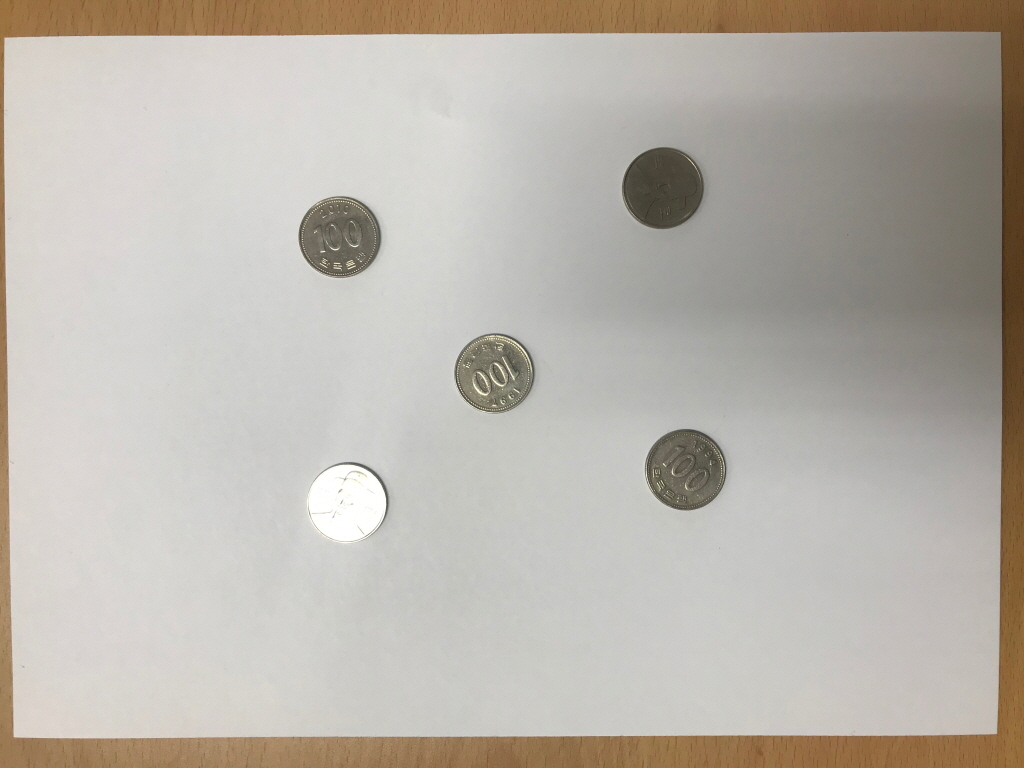
#> input picture HomeWork/HW3/coin1.JPG, 1024 x 768 px, found by its file name
$ jupyter execute HW3.ipynb
#> lines starting #> are read from the running program, lines starting #| are printed output that depends on the picture; after the words box and inside, x2 and y2 are one past the last pixel; in counts of white or black regions, pixels touching at a corner belong together
# Homework 3 due to 10.7
### CountCoin

[cell 1]
# import modules
import numpy as np
import cv2

[cell 2]
# 실행 함수
def run_main():

    # Read Image
    img = cv2.imread('coin1.jpg', 1)
#> img is the input picture: shape (768, 1024, 3); mean B, G, R 171.7, 180, 185.7

    # 동전을 인식할 ROI 지정
    roi = img[120 : 650, 250 : 800]
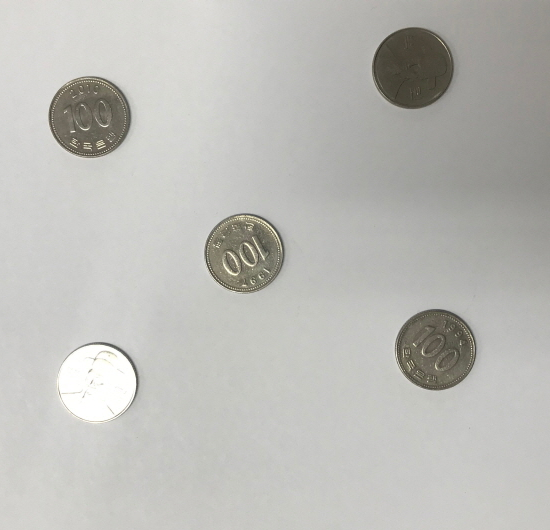
#> roi: shape (530, 550, 3); mean B, G, R 183.6, 187.9, 188.3
    gray = cv2.cvtColor(roi, cv2.COLOR_BGR2GRAY)

    while(True):

        # GaussianBlur함수로 smoothing 처리
        gray_blur = cv2.GaussianBlur(gray, (15, 15), 0)
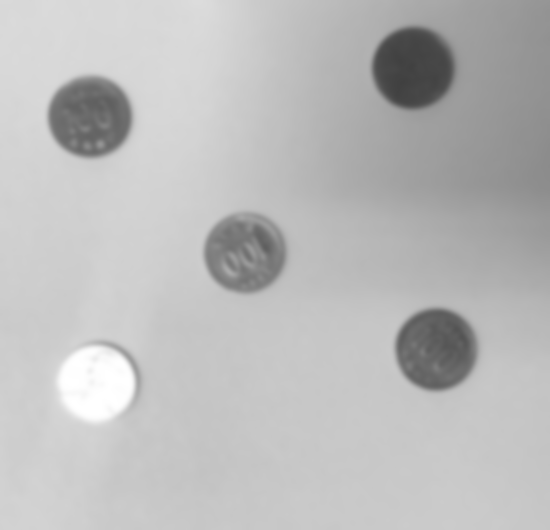
#> gray_blur: shape (530, 550); min 64, max 255, mean 187.6

        # adaptiveThreshold()로 이미지 임계처리
        thresh = cv2.adaptiveThreshold(gray_blur, 255, cv2.ADAPTIVE_THRESH_GAUSSIAN_C,cv2.THRESH_BINARY_INV, 11, 1)
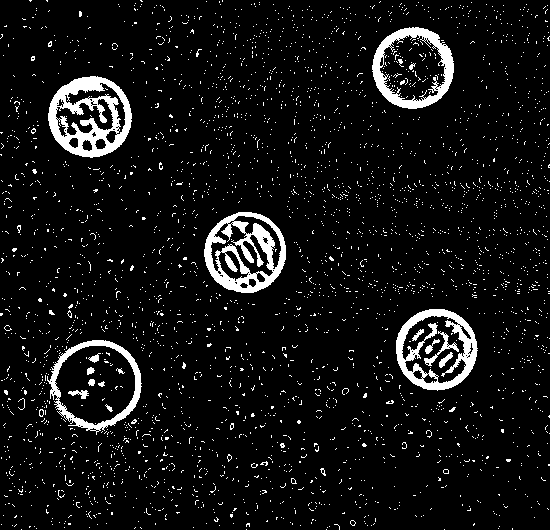
#> thresh: shape (530, 550); 7% white; 3208 white regions (3187 under 20 px), largest, box (x1, y1, x2, y2) and area: (48, 76, 132, 158) 3360, (204, 212, 286, 293) 3094, (396, 309, 478, 391) 2435

        # 2x2(unit8 = 8비트)로 커널 생성
        kernel = np.ones((2, 2), np.uint8)

        # 모폴로지 연산 --> Closing 노이즈 제거
        # cv2.morphologyEx(이미지, 모폴로지 연산 종류, 커널, 반복횟수)
        # Opening --> cv2.MORPH_CLOSE
        closing = cv2.morphologyEx(thresh, cv2.MORPH_CLOSE, kernel, iterations = 4)
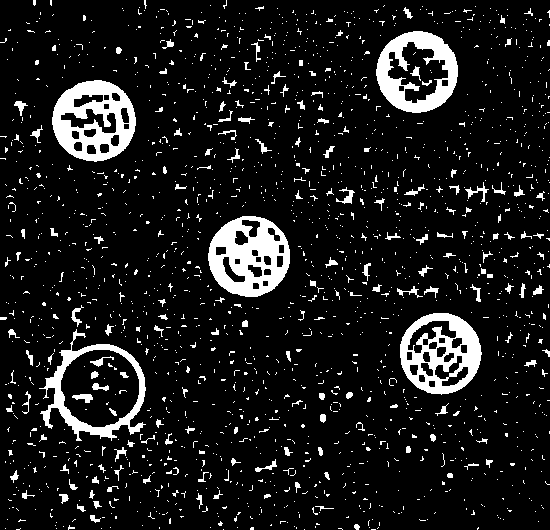
#> closing: shape (530, 550); 10.1% white; 1810 white regions (1648 under 20 px)

        # 모폴로지 연산된 이미지를 cont_img에 copy
        cont_img = closing.copy()

        # 윤곽선 검출 --> 하얀색의 객체를 검출
        # 배경은 검은색 / 검출하려는 물체는 하얀색 --> 이진화 처리된 이미지를 사용해야함.
        # cv2.findContours(이진화 이미지, 검색방법, 근사화방법)
        contours, hierarchy = cv2.findContours(cont_img, cv2.RETR_EXTERNAL,cv2.CHAIN_APPROX_SIMPLE)
#> contours = 1791 contours, 1717 with area under 20; largest, box (x1, y1, x2, y2) and area: (39, 329, 146, 441) 6913, (52, 80, 136, 162) 5220, (376, 31, 458, 113) 5116, (400, 313, 482, 395) 5115, (208, 216, 290, 297) 5085

        for cnt in contours:
            area = cv2.contourArea(cnt)
            # coin1.jpg --> area < 1000 or area > 7000
            # 면적이 1000 미만 혹은 7000 초과한다면 아래의 코드를 건너뜀
            if area < 1000 or area > 7000:
                # continue --> 아래의 코드를 건너뜀
                continue

            if len(cnt) < 5:
                continue

            #
            ellipse = cv2.fitEllipse(cnt)
            cv2.ellipse(roi, ellipse, (0,255,0), 2)
#> this loop made 1791 passes
#> area on pass 53: 30.5
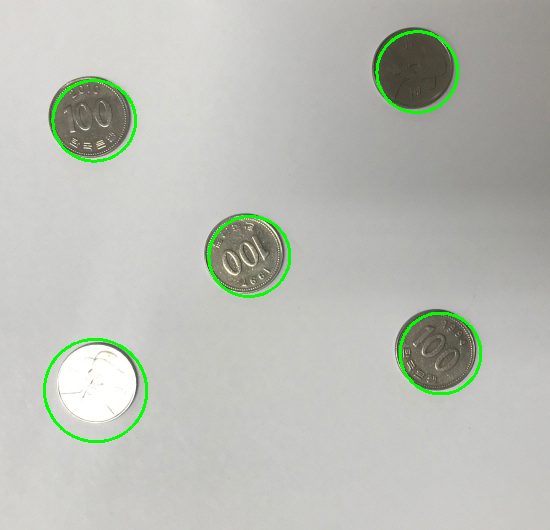
#> roi: shape (530, 550, 3); 1.37% of pixels changed, all inside (x1, y1, x2, y2) = (43, 30, 482, 443)

        cv2.imshow("Morphological Closing", closing)
        cv2.imshow("Adaptive Thresholding", thresh)
        cv2.imshow('Contours', roi)

        if cv2.waitKey(1) & 0xFF == ord('q'):
#> (key q is pressed here)
            break

    cv2.waitKey(0)
    cv2.destroyAllWindows()
    cv2.waitKey(1)

$ run again, with HomeWork/HW3/coin2.JPG copied over HomeWork/HW3/coin1.JPG
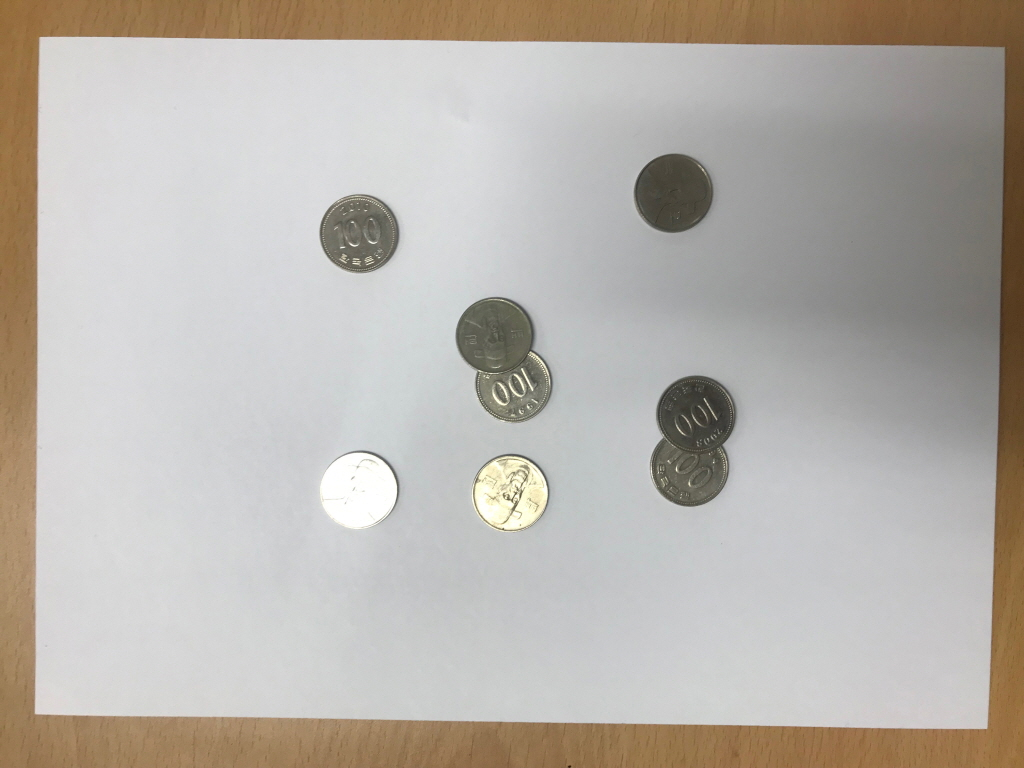
#> input picture HomeWork/HW3/coin2.JPG, 1024 x 768 px, found by its file name
#> in run_main, img is the input picture: shape (768, 1024, 3); mean B, G, R 171.5, 178.1, 183.4
#> in run_main, `thresh = cv2.adaptiveThreshold(gray_blur, 255, cv2.ADAPTIVE_THRESH_GAU..`:
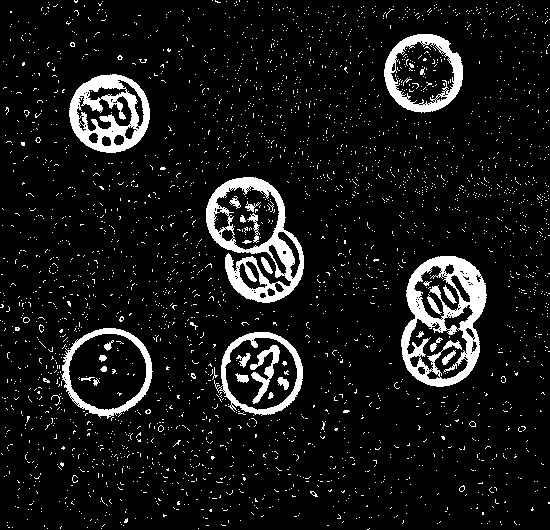
#> thresh: shape (530, 550); 8.7% white; 2891 white regions (2859 under 20 px), largest, box (x1, y1, x2, y2) and area: (401, 256, 487, 387) 4842, (206, 177, 304, 303) 4160, (69, 74, 150, 153) 3255
#> closing: shape (530, 550); 11.7% white; 1751 white regions (1630 under 20 px)
#> contours = 1740 contours, 1693 with area under 20; largest, box (x1, y1, x2, y2) and area: (405, 260, 491, 391) 8581, (210, 181, 308, 307) 8478, (57, 332, 157, 425) 6409, (212, 336, 307, 431) 5679, (73, 78, 154, 157) 4903
#> the loop in run_main, `for cnt in contours:` made 1740 passes
#> (cnt, area) on passes 1 to 3: ([[331, 529], [332, 529]], 0), ([[210, 529], [212, 529]], 0), ([[48, 529]], 0)
#> after the loop in run_main, `for cnt in contours:`:
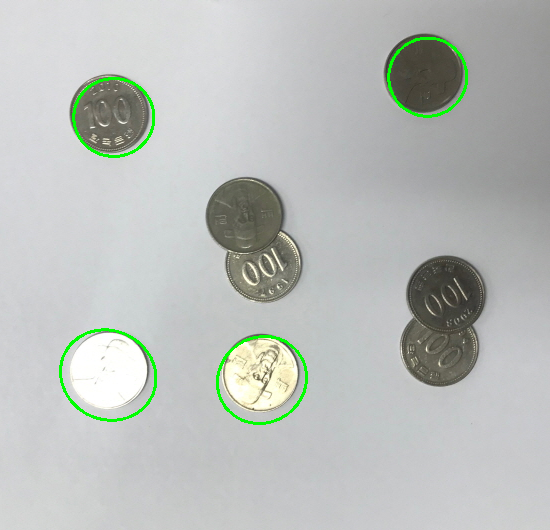
#> roi: shape (530, 550, 3); mean B, G, R 186.5, 189.9, 185.9

$ run again, with HomeWork/HW3/coin3.JPG copied over HomeWork/HW3/coin1.JPG
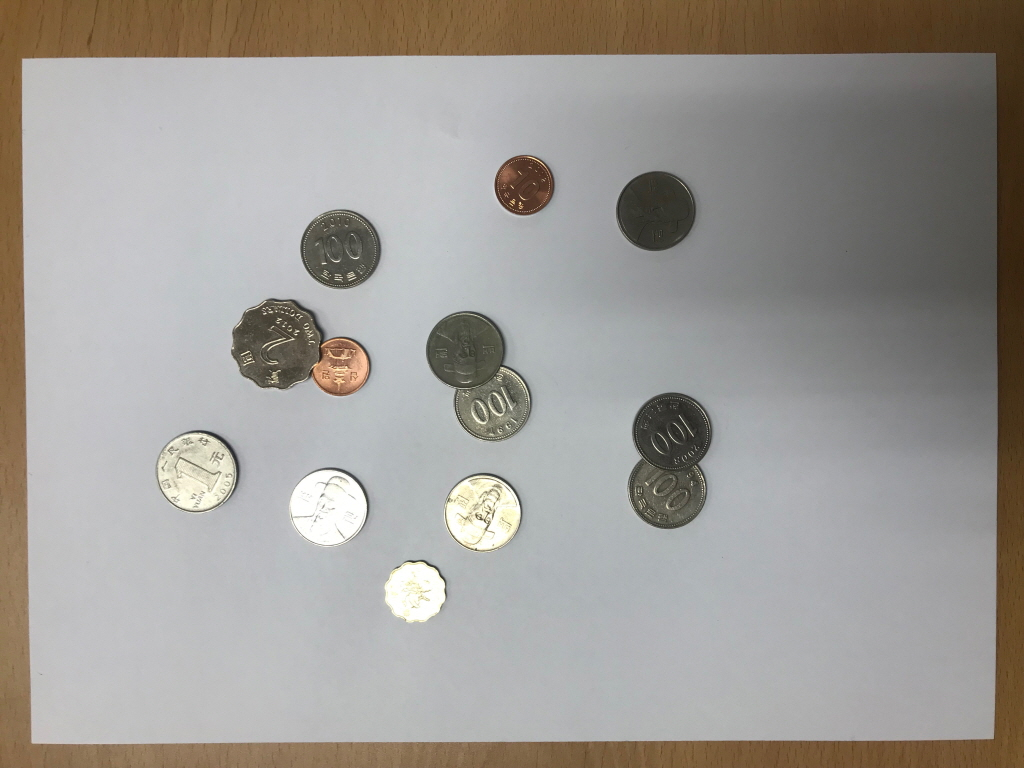
#> input picture HomeWork/HW3/coin3.JPG, 1024 x 768 px, found by its file name
#> in run_main, img is the input picture: shape (768, 1024, 3); mean B, G, R 149.9, 154.6, 158.2
#> in run_main, `thresh = cv2.adaptiveThreshold(gray_blur, 255, cv2.ADAPTIVE_THRESH_GAU..`:
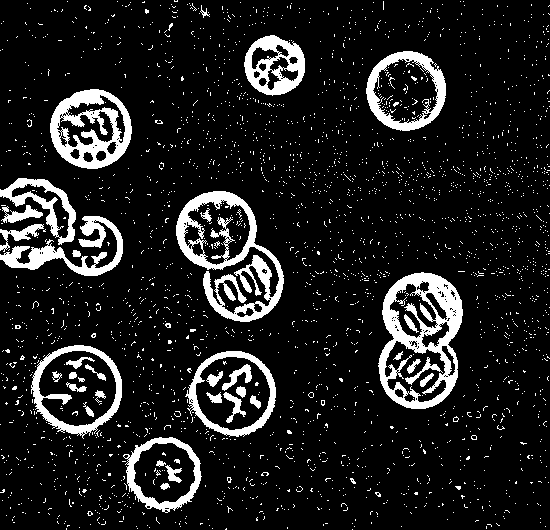
#> thresh: shape (530, 550); 11.8% white; 2693 white regions (2653 under 20 px), largest, box (x1, y1, x2, y2) and area: (378, 272, 463, 409) 4927, (176, 191, 284, 322) 4634, (50, 89, 132, 169) 3311
#> closing: shape (530, 550); 15.2% white; 1498 white regions (1375 under 20 px)
#> contours = 1481 contours, 1423 with area under 20; largest, box (x1, y1, x2, y2) and area: (180, 195, 288, 326) 9050, (382, 276, 467, 413) 8989, (0, 182, 127, 280) 7213, (30, 349, 126, 443) 6459, (187, 355, 280, 445) 5940
#> the loop in run_main, `for cnt in contours:` made 1481 passes
#> area on pass 44: 52.5
#> after the loop in run_main, `for cnt in contours:`:
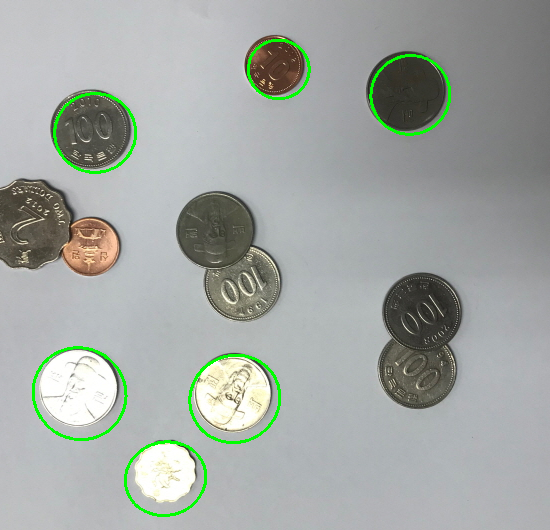
#> roi: shape (530, 550, 3); mean B, G, R 163, 167.6, 162.2
